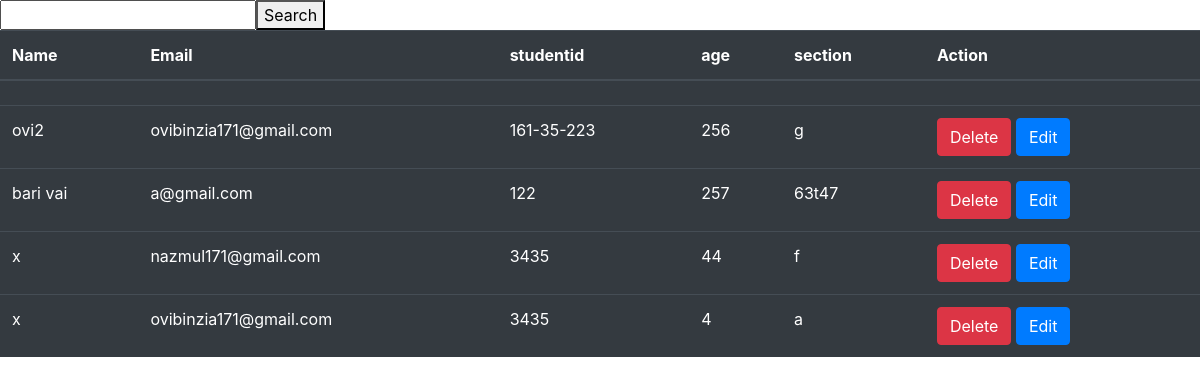
Screenshot of /view/ with the database file from the repository.
### operations/models.py (models this page shows, shortened)
class Student(models.Model):
    name=models.CharField(max_length=200)
    email=models.EmailField()
    studentid=models.CharField(max_length=50)
    age=models.CharField(max_length=20)
    section=models.CharField(max_length=20)
    list_date = models.DateTimeField(auto_now_add=True)
    update = models.DateTimeField(auto_now=True)

### operations/views.py (the view)
# urls.py: path('view/',views.view,name="view"),
def view(request):
    seeinfro=Student.objects.all()
    infro={
        'infro':seeinfro
    }
    return render(request,'operations/view.html',infro)

### templates/operations/view.html (shortened to what this page needs)
<!DOCTYPE html>
{%load staticfiles%}
<html lang="en">
<head>
 <link rel="stylesheet" href="{% static 'css/bootstrap.min.css'%}">
</head>
<body>
<table class="table table-hover table-dark">
  <form  method="POST" action="{% url 'search' %}" >
      <td>
        <tr><input name="name"></tr>
        <tr><button type="submit">Search</button></tr>
      </td>
  </form>
  <thead>
    <tr>
      <th scope="col">Name</th>
      <th scope="col">Email</th>
      <th scope="col">studentid</th>
      <th scope="col">age</th>
      <th scope="col">section</th>
      <th scope="col">Action</th>
    </tr>
  </thead>
  <tbody>
  {% for value in infro %}
    <tr>
      <td>{{value.name}}</td>
      <td>{{value.email}}</td>
      <td>{{value.studentid}}</td>
      <td>{{value.age}}</td>
      <td>{{value.section}}</td>
      <td>
        <a class="btn btn-danger" href="/delete/{{value.id }}" >Delete</a>
          <a href="/edit/{{ value.id }}" type="button" class="btn btn-primary" >Edit</a>
      </td>
    </tr>
    {% endfor %}
  </tbody>
</table>
</body>
</html>

### rows the page displays
Student: name "ovi2", email "ovibinzia171@gmail.com", studentid "161-35-223", age "256", section "g"
Student: name "bari vai", email "a@gmail.com", studentid "122", age "257", section "63t47"
Student: name "x", email "nazmul171@gmail.com", studentid "3435", age "44", section "f"
Student: name "x", email "ovibinzia171@gmail.com", studentid "3435", age "4", section "a"
